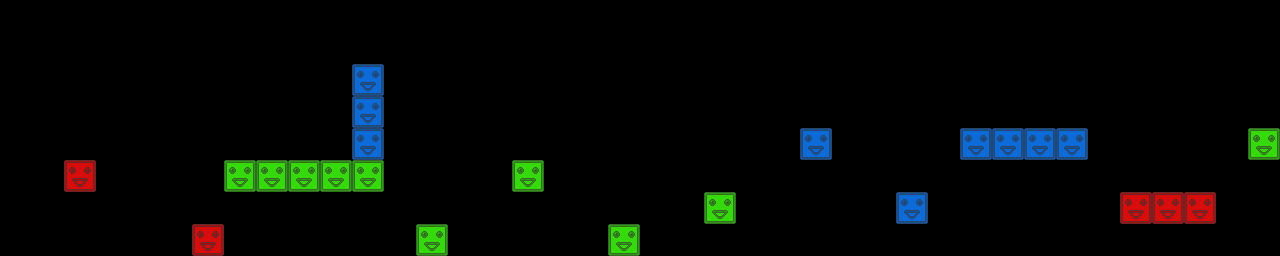

This game map was drawn from its Tiled (.tmx) file and the tilesets committed beside it. A one-line description and the trimmed map source follow:
An orthogonal 40x8 tile map with 32x32 px tiles, 3 tile layers (red, green, blue) and 8 objects.

<map version="1.0" orientation="orthogonal" renderorder="right-down" width="40" height="8" tilewidth="32" tileheight="32">
 <tileset firstgid="1" name="blocks" tilewidth="32" tileheight="32">
  <image source="blocks.png" width="96" height="32" />
 </tileset>
 <layer name="red" width="40" height="8">
  <data>[320 cells, 5 non-empty, 1 distinct tile ids]</data>
 </layer>
 <layer name="green" width="40" height="8">
  <data>[320 cells, 10 non-empty, 1 distinct tile ids]</data>
 </layer>
 <layer name="blue" width="40" height="8">
  <data>[320 cells, 9 non-empty, 1 distinct tile ids]</data>
 </layer>
 <objectgroup name="crystals">
  <object x="271" y="141">
   <ellipse />
  </object>
  <object x="527" y="140">
   <ellipse />
  </object>
  <object x="676" y="186">
   <ellipse />
  </object>
  <object x="884" y="158">
   <ellipse />
  </object>
  <object x="1154" y="122">
   <ellipse />
  </object>
  <object x="1266" y="112">
   <ellipse />
  </object>
 </objectgroup>
 <objectgroup name="spikes">
  <object x="140" y="197">
   <ellipse />
  </object>
  <object x="1112" y="84">
   <ellipse />
  </object>
 </objectgroup>
</map>
